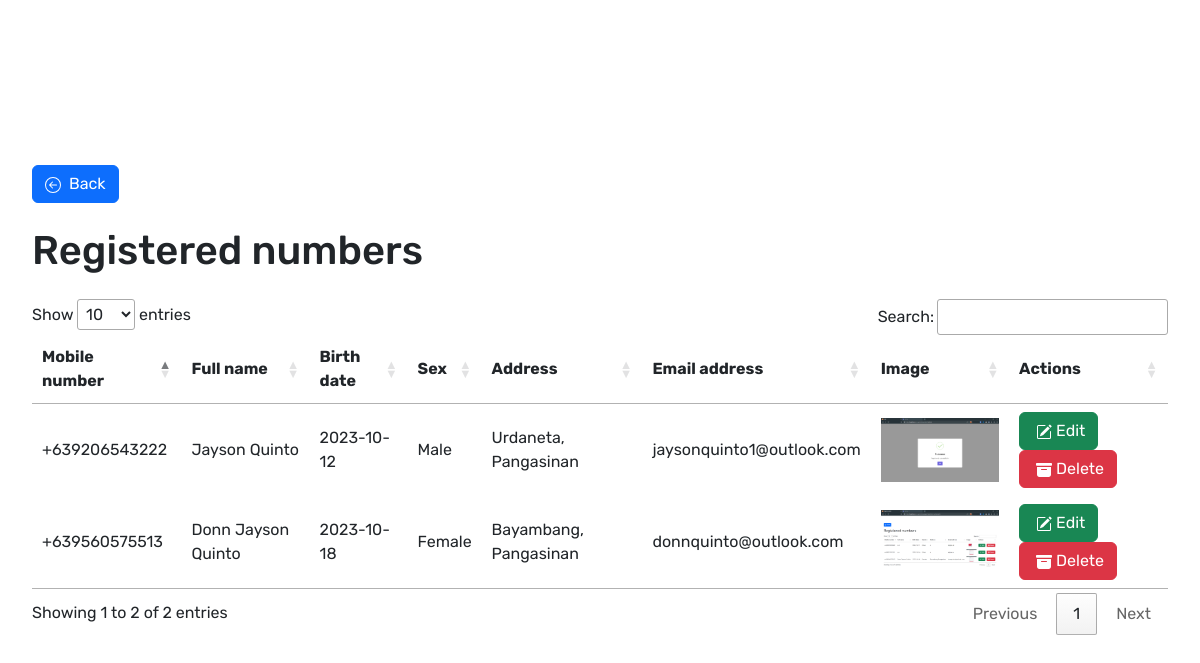
Screenshot of /pages/registered_numbers.php with the database file from the repository.
### tables this page shows
CREATE TABLE `registered_sims` (
  `mobile_number` varchar(10) NOT NULL,
  `first_name` varchar(100) DEFAULT NULL,
  `last_name` varchar(100) DEFAULT NULL,
  `birth_date` date DEFAULT NULL,
  `sex` varchar(6) DEFAULT NULL,
  `address` varchar(250) DEFAULT NULL,
  `email_address` varchar(250) DEFAULT NULL
);

### pages/registered_numbers.php (the view, shortened to what this page needs)
<?php
require "../database/config.php";
$query = "SELECT * FROM registered_sims";
$result = $conn->query($query);
function searchIMG($search)
{
    $directory = '../database/images/';
    $files = scandir($directory);
    foreach ($files as $file) {
        if ($file != "." && $file != "..") {
            if (str_contains($file, $search)) {
                return "$directory$file" . PHP_EOL;
            }
        }
    }
    return "";
}
?>
<!DOCTYPE html>
<html lang="en">
<head>
    <link rel="stylesheet" href="../styles/reg_numbers.css">
    <link rel="stylesheet" href="https://cdn.jsdelivr.net/npm/bootstrap@5.3.2/dist/css/bootstrap.min.css">
    <link rel="stylesheet" href="https://cdn.datatables.net/1.13.6/css/jquery.dataTables.min.css">
</head>
<body>
    <div class="main-container">
        <a href="../index.php"><button class='btn btn-primary'>Back</button></a>
        <h1 class="my-4">Registered numbers</h1>
        <table id="table">
            <thead>
                <tr>
                    <th>Mobile number</th>
                    <th>Full name</th>
                    <th>Birth date</th>
                    <th>Sex</th>
                    <th>Address</th>
                    <th>Email address</th>
                    <th>Image</th>
                    <th>Actions</th>
                </tr>
            </thead>
            <tbody>
                <?php
                while ($row = mysqli_fetch_array($result)) {
                    echo "<tr>";
                    echo "<td>" . "+63" . $row['mobile_number'] . "</td>";
                    echo "<td>" . $row['first_name'] . " " . $row['last_name'] . "</td>";
                    echo "<td>" . $row['birth_date'] . "</td>";
                    echo "<td>" . $row['sex'] . "</td>";
                    echo "<td>" . $row['address'] . "</td>";
                    echo "<td>" . $row['email_address'] . "</td>";
                    echo "<td><img src='" . searchIMG($row['mobile_number']) . "'></td>";
                    echo "<td class='buttons'> <a href='#' class='edit'><button class='btn btn-success' data-bs-toggle='modal' data-bs-target='#edit'><svg class='mx-1' xmlns='http://www.w3.org/2000/svg' width='16' height='16' fill='currentColor' class='bi bi-pencil-square' viewBox='0 0 16 16'>
                    <path d='M15.502 1.94a.5.5 0 0 1 0 .706L14.459 3.69l-2-2L13.502.646a.5.5 0 0 1 .707 0l1.293 1.293zm-1.75 2.456-2-2L4.939 9.21a.5.5 0 0 0-.121.196l-.805 2.414a.25.25 0 0 0 .316.316l2.414-.805a.5.5 0 0 0 .196-.12l6.813-6.814z'/>
                    <path fill-rule='evenodd' d='M1 13.5A1.5 1.5 0 0 0 2.5 15h11a1.5 1.5 0 0 0 1.5-1.5v-6a.5.5 0 0 0-1 0v6a.5.5 0 0 1-.5.5h-11a.5.5 0 0 1-.5-.5v-11a.5.5 0 0 1 .5-.5H9a.5.5 0 0 0 0-1H2.5A1.5 1.5 0 0 0 1 2.5v11z'/>
                  </svg>Edit</button></a><button class='btn btn-danger delete-button' data-bs-toggle='modal' data-bs-target='#confirmation'><svg class='mx-1' xmlns='http://www.w3.org/2000/svg' width='16' height='16' fill='currentColor' class='bi bi-archive-fill' viewBox='0 0 16 16'>
                    <path d='M12.643 15C13.979 15 15 13.845 15 12.5V5H1v7.5C1 13.845 2.021 15 3.357 15h9.286zM5.5 7h5a.5.5 0 0 1 0 1h-5a.5.5 0 0 1 0-1zM.8 1a.8.8 0 0 0-.8.8V3a.8.8 0 0 0 .8.8h14.4A.8.8 0 0 0 16 3V1.8a.8.8 0 0 0-.8-.8H.8z'/>
                    </svg>Delete</button></td>";
                    echo "</tr>";
                }
                ?>
            </tbody>
        </table>
    </div>
</body>
</html>

### styles/reg_numbers.css (style rules this page uses)
*, *::after, *::before { box-sizing: border-box; }
body { display: flex; justify-content: center; align-items: center; font-family: 'Rubik', sans-serif !important; min-height: 100vh; }
.main-container { width: 100%; padding: 2rem; margin: 0; }
img { aspect-ratio: auto; height: 4rem; }
.svg { margin-right: 8px; }
.edit { margin-right: 1rem; }

### rows the page displays
registered_sims: mobile_number "9206543222", first_name "Jayson", last_name "Quinto", birth_date "2023-10-12", sex "Male", address "Urdaneta, Pangasinan", email_address "jaysonquinto1@outlook.com", mobile_number (picture)
registered_sims: mobile_number "9560575513", first_name "Donn Jayson", last_name "Quinto", birth_date "2023-10-18", sex "Female", address "Bayambang, Pangasinan", email_address "donnquinto@outlook.com", mobile_number (picture)
